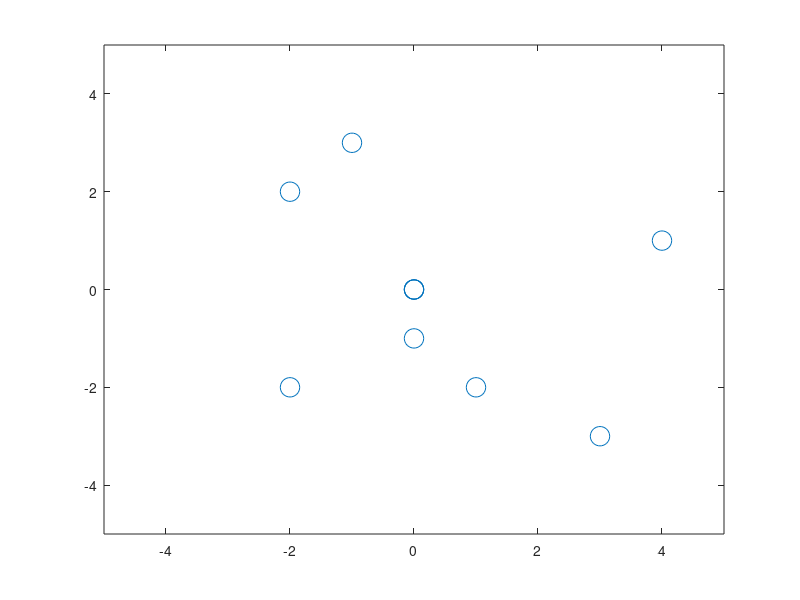
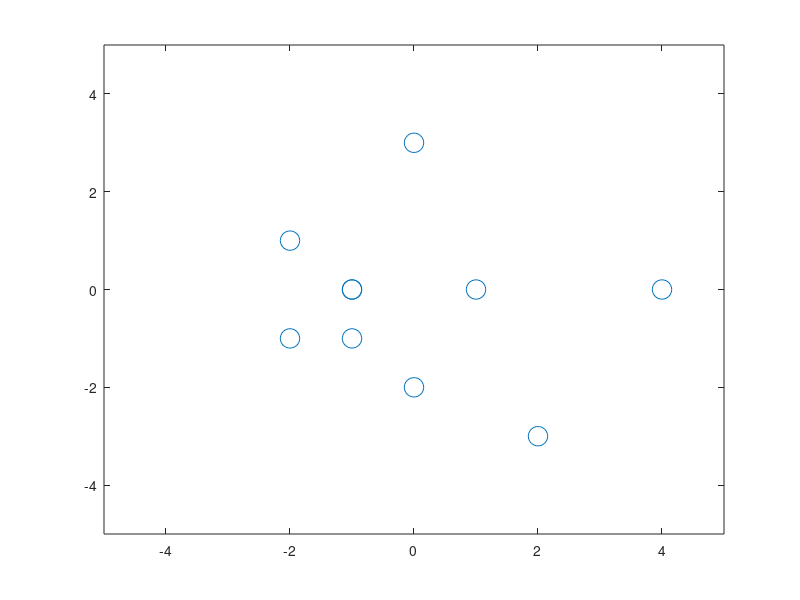
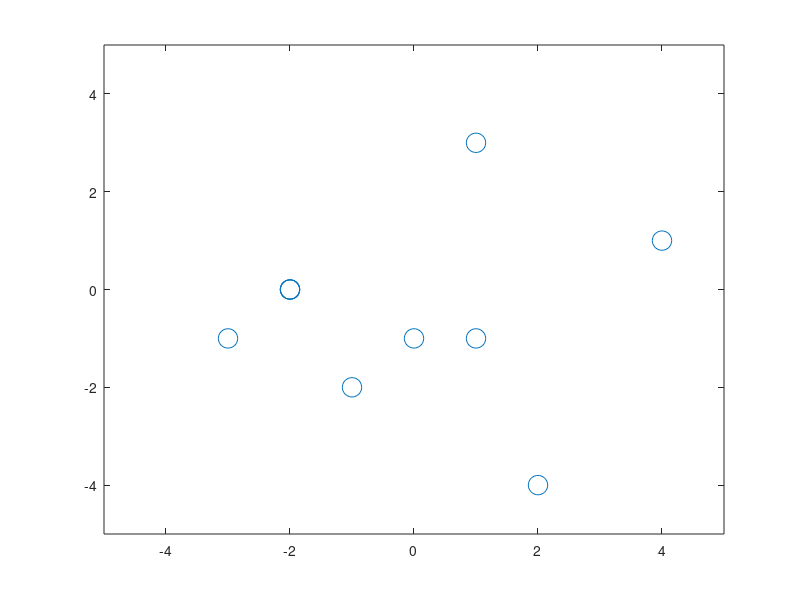
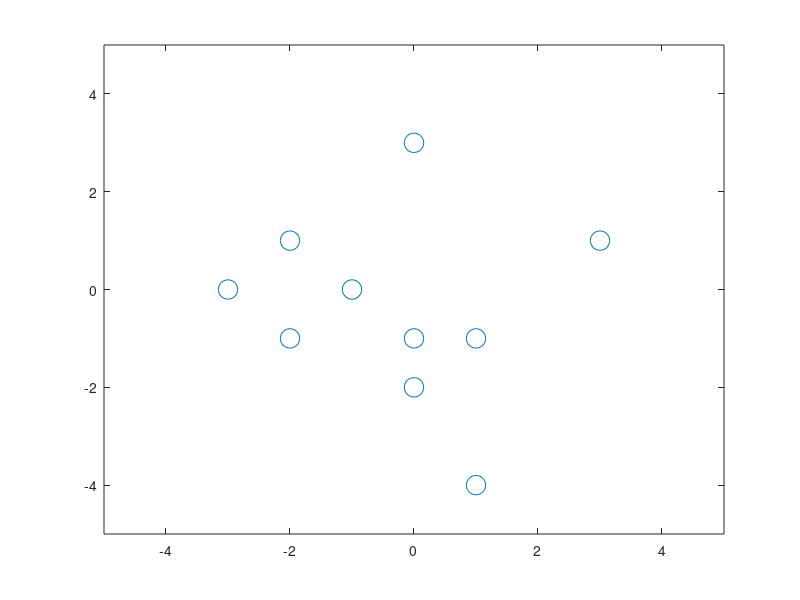

MATLAB code for these plots, in order:
% Se intetara introducir movimiento a la particula mediante la introduccion de 
% la variable de t (tiempo)
clear
clc
l=5; % Distancia de eje
p=1; % Resolucion 
n=10; % Numero de particulas
d=2; % Dimension
nm=30; % Numero de movimientos que realizara la particula.

k=(2*l/p)+1; % Posiciones permitidas

m=round(unifrnd(1,k,n,d)); % Matriz aleatoria de n particulas con d dimensiones 
                          % redondeada

for i=1:n
  for j=1:d
  dist(i,j)=(m(i,j)-1)*p+(-l); % Asigna la posicion en funcion de p
  end                              
end

posicion_original=dist

for w=1:nm % Repite el numero de movimientos deseado.

  z=[];
    
  for i=1:n
      x=zeros(1,d);
      b=randi([1,d],1,1); % Selecciona aleatoriamente una dimension a modificar.
      x(1,b)=randi([0,1]); % Subprograma que aleatoriamete elige valor positivo o 
      if x(1,b)>0          % negativo a modificar.
          x(1,b)=1;
      else
          x(1,b)=-1;
      end 
  z=[z;x]; % Matriz aleatoria de unos y ceros.
  end

  dist;
  mov=dist+z;

  for i=1:n % Rebotar la particula que se encuentra en el limite permitido.
      for j=1:d 
          comp=l-abs(mov(i,j));
          if mov(i,j)<0
              nop=-1;
          else
              nop=1;
          end
          if comp<0
              comp=comp+l;
              mov(i,j)=nop*comp;
          end
      end
  end

  plot(mov(:,1),mov(:,2),'o','markersize',14); % Intentar generalizar a n dim
  xlim([-l,l]);
  ylim([-l,l]);
  
  saveas(gcf,strcat('figura',num2str(w),'.jpg'))
  dist=mov

end

% for i=1:nm
% for j=1:d
  
% end
  




  